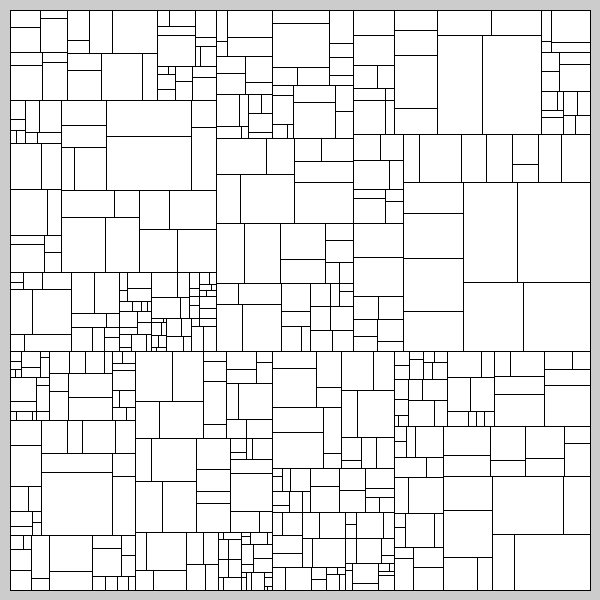
Frame 1 (no input)
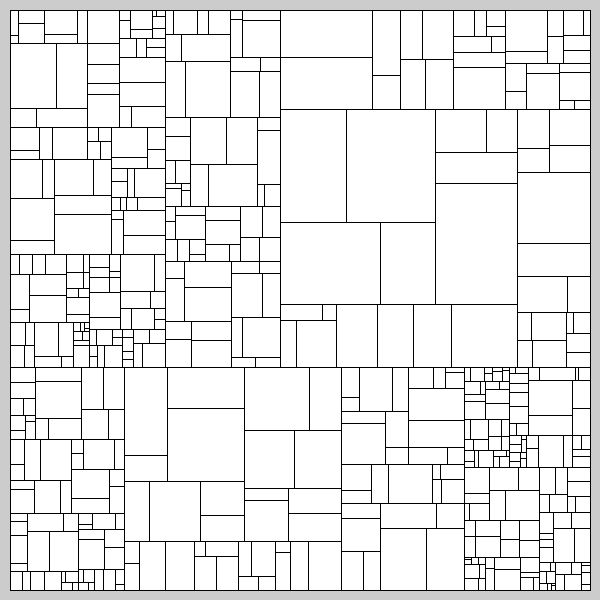
Frame 2 (the mouse pressed at the canvas centre, redrawn once)

The Processing sketch that drew these frames (run headless with seeded random() and noise(); the mouse was pressed at the canvas centre and the sketch redrawn once):

// Processing sketch: sk_recursive_rect_divide
// ── sk_recursive_rect_divide.pde
// 調整用定数
final float DIVIDE_RANGE = 0.6;  // 分割の振れ幅(0~1)
final int OFS_X = 10;            // スクリーン左右の空白
final int OFS_Y = 10;

void setup()
{
  size( 600, 600 );
  noLoop();  // アニメーションしない
}

void draw()
{
  drawRectDivided( OFS_X, OFS_Y, width - 2 * OFS_X, height - 2 * OFS_Y, 10 );  // 最初の再帰呼び出し
}

/**
  再帰関数：矩形を上下or左右に再帰的に分割する．
*/
void drawRectDivided( float iX, float iY, float fWidth, float fHeight, int iLevel )
{
  if ( iLevel > 0 )
  {
    // 矩形描画
    rect( iX, iY, fWidth, fHeight );
    
    if ( fWidth > fHeight )
    {
      // 左右に二つに割る
      
      // 割った後の左の矩形の幅
      float fWidthLRect = fWidth * random( ( 1 - DIVIDE_RANGE )/2.0, 1 - ( 1 - DIVIDE_RANGE )/2.0 );
      
      drawRectDivided( iX, iY, fWidthLRect, fHeight, iLevel - 1 );                            //左側の矩形
      drawRectDivided( iX + fWidthLRect, iY, fWidth - fWidthLRect, fHeight, iLevel - 1 );     //右側の矩形
    }
    else 
    {
      // 上下に二つに割る
      
      // 割った後の上の矩形の高さ
      float fHeightUpper = fHeight * random( ( 1 - DIVIDE_RANGE )/2.0, 1 - ( 1 - DIVIDE_RANGE )/2.0 );
      
      drawRectDivided( iX, iY, fWidth, fHeightUpper, iLevel - 1 );                           //上側の矩形
      drawRectDivided( iX, iY + fHeightUpper, fWidth, fHeight - fHeightUpper, iLevel - 1 );  //下側の矩形
    }
  }
}
